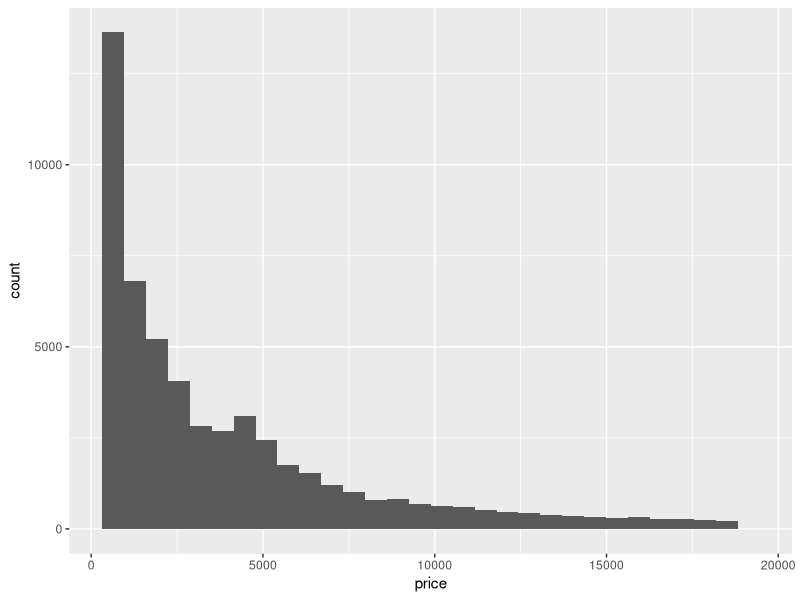
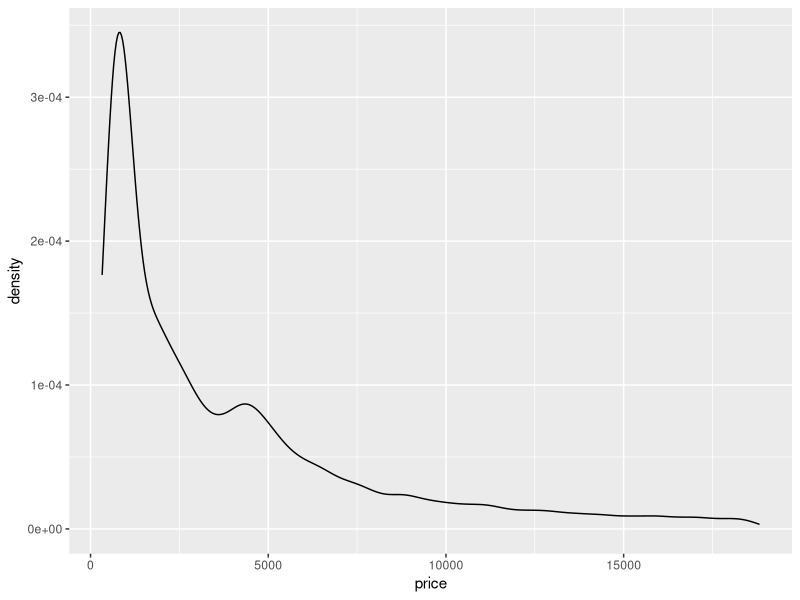
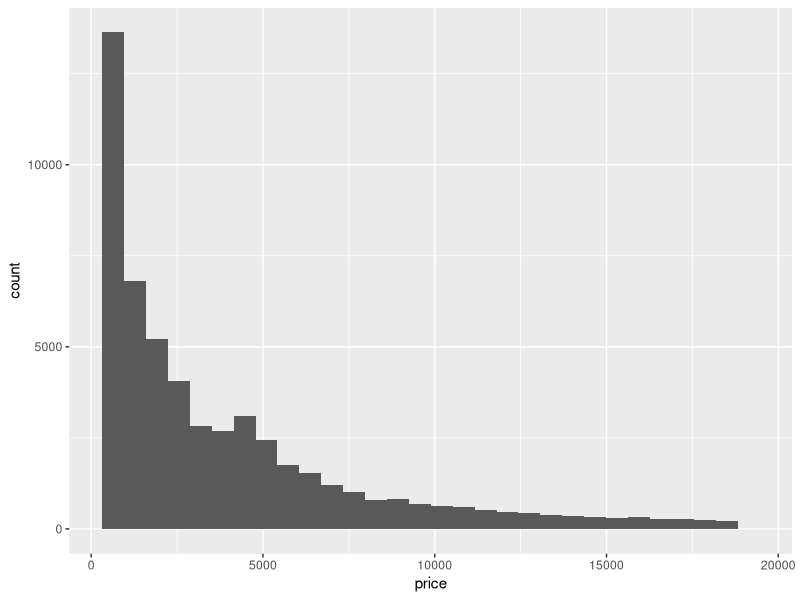
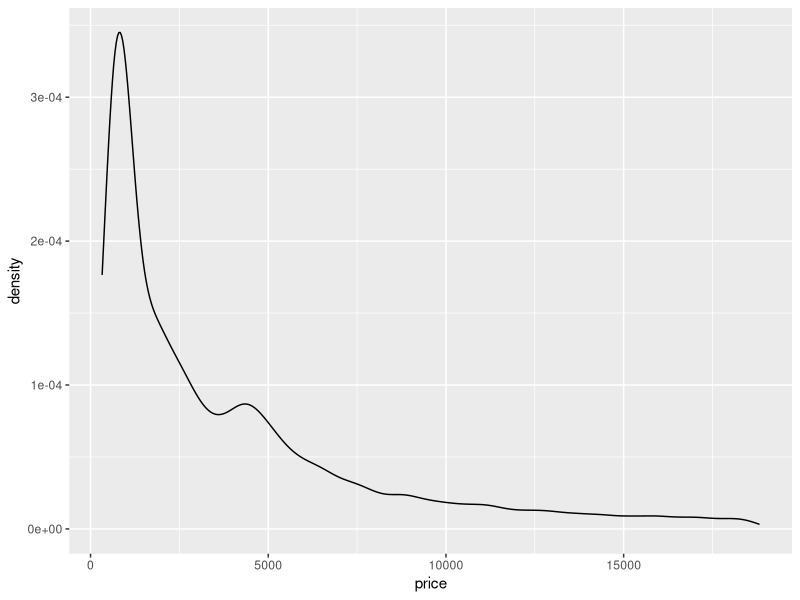
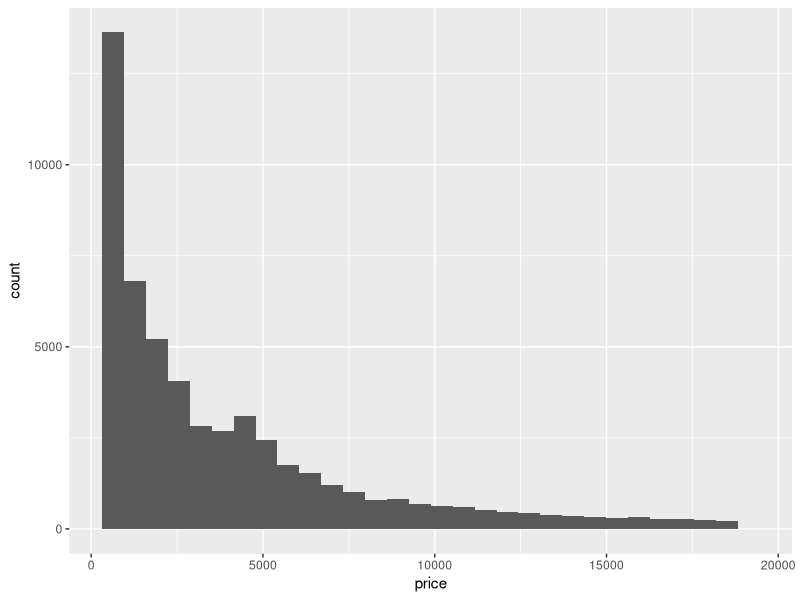
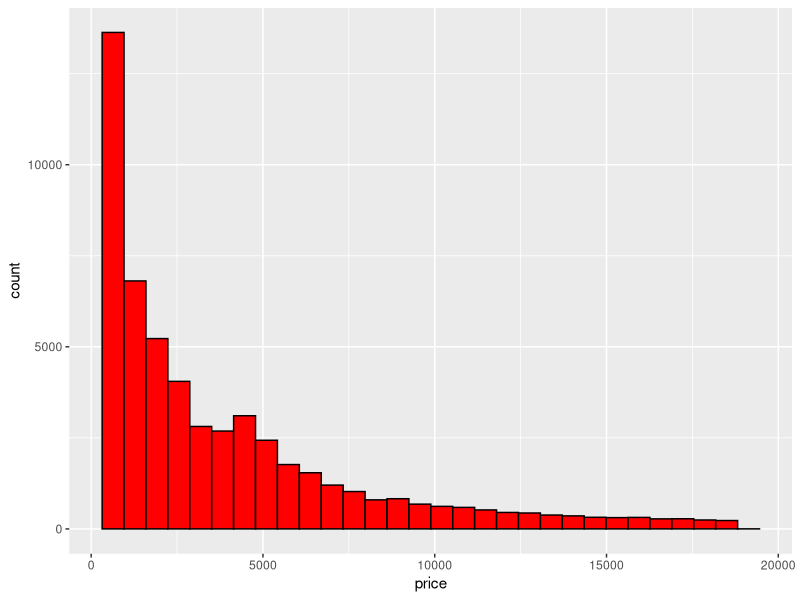
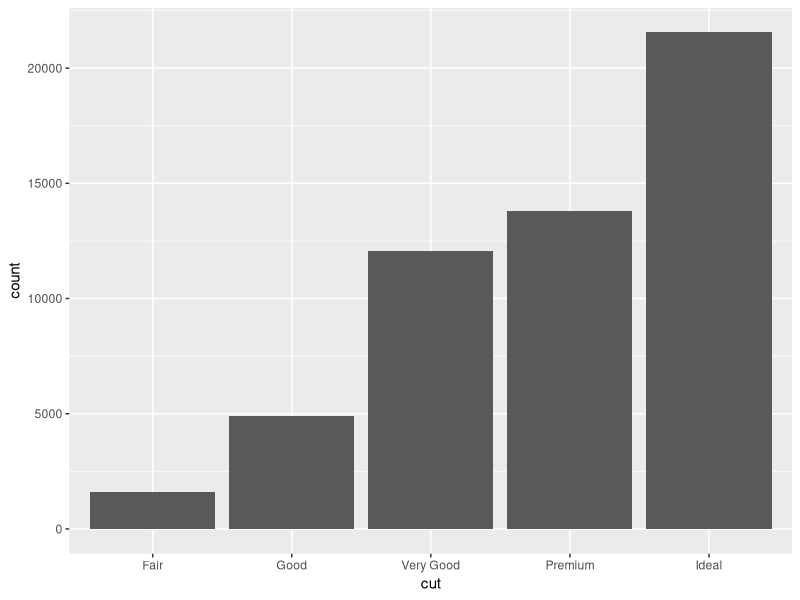
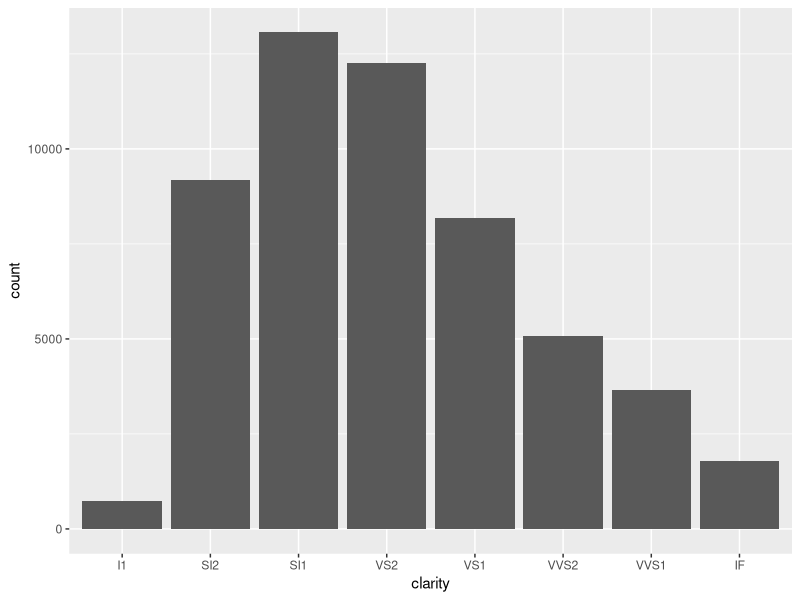

Recreate these plots in R, in order.
## data visualization or charts
## 1. number of variables: one, two, more than two vars
## 2. data types: number (numeric), not number (factor)

library(ggplot2)
library(dplyr)

# diamonds dataset is included in ggplot2 package
diamonds

View(diamonds)
glimpse(diamonds)

## Q: one variable, number
## A: histogram

# mapping is to tell ggplot how to map variables to visual properties
# geom is to tell ggplot what kind of geometric object to use to represent the data
ggplot(
  data = diamonds,
  mapping = aes(x = price)
) +
  geom_histogram()

ggplot(
  data = diamonds,
  mapping = aes(x = price)
) +
  geom_density()

# use bases instead
base <- ggplot(
  data = diamonds,
  mapping = aes(x = price)
)

base + geom_histogram()
base + geom_density()

# Q: How many Bin, should we decide?
# A: There is no rule of Bin, depand of situation and what we would like to see
#    But 30 is a good start
base + geom_histogram(bins = 30)

# setting fill and color
base + geom_histogram(bins = 30, fill = "red", color = "black")

# discrete variable = non-numeric = factor
# one variable, not number
# e.g. cut, color, clarity in diamonds dataset
ggplot(
  data = diamonds,
  mapping = aes(x = cut)
) +
  geom_bar()

ggplot(
  data = diamonds,
  mapping = aes(x = clarity)
) +
  geom_bar()

# setting fill and alpha
ggplot(
  data = diamonds,
  mapping = aes(x = color)
) +
  geom_bar(fill = "salmon", aplha = 0.8)

# What is different between mapping and setting?
# mapping is to tell ggplot how to map variables to visual properties
# setting is to tell ggplot how to set the visual properties

# use cut as fill color
Base2 <- ggplot(
  data = diamonds,
  mapping = aes(x = cut)
)

Base2 +
  geom_bar(
    mapping = aes(fill = cut),
    alpha = 0.6
  )

# two variables, number x number
# scatter plot (statistician love this)
